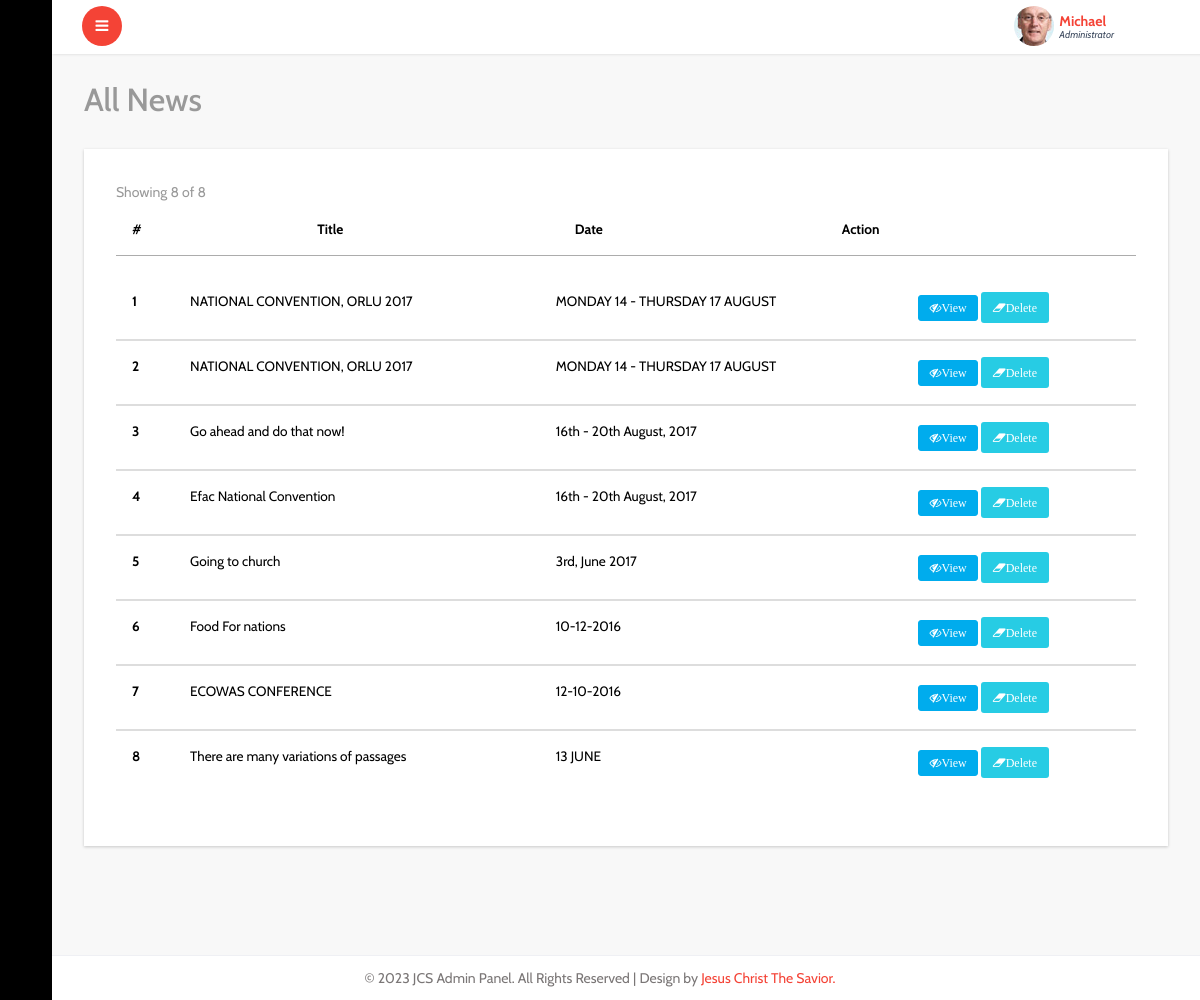
Page /admin/all-events.php (signed in) on the committed database.
### tables this page shows
CREATE TABLE `events` (
  `id` int(11) NOT NULL,
  `title` varchar(60) NOT NULL,
  `detail` varchar(500) NOT NULL,
  `date` varchar(60) NOT NULL,
  `time` varchar(30) NOT NULL,
  `venue` varchar(120) NOT NULL,
  `phone` varchar(13) NOT NULL
);

### idiorm.php (called while the page is built, shortened)
<?php
    class ORM implements ArrayAccess {
        protected static $_default_config = array(
            'connection_string' => 'sqlite::memory:',
            'id_column' => 'id',
            'id_column_overrides' => array(),
            'error_mode' => PDO::ERRMODE_EXCEPTION,
            'username' => null,
            'password' => null,
            'driver_options' => null,
            'identifier_quote_character' => null,
            'limit_clause_style' => null,
            'logging' => false,
            'logger' => null,
            'caching' => false,
            'caching_auto_clear' => false,
            'return_result_sets' => false,
        );
        protected static $_config = array();
        protected static $_db = array();
        protected static $_last_statement = null;
        protected $_connection_name;
        protected $_table_name;
        protected $_values = array();
        protected $_result_columns = array('*');
        protected $_join_sources = array();
        protected $_order_by = array();
        protected $_group_by = array();
        public static function configure($key, $value = null, $connection_name = self::DEFAULT_CONNECTION) {
            if (is_array($key)) {
                foreach ($key as $conf_key => $conf_value) {
                    self::configure($conf_key, $conf_value, $connection_name);
                }
            } else {
                if (is_null($value)) {
                    $value = $key;
                    $key = 'connection_string';
                }
                self::$_config[$connection_name][$key] = $value;
            }
        }
        public static function for_table($table_name, $connection_name = self::DEFAULT_CONNECTION) {
            return new self($table_name, array(), $connection_name);
        }
        protected static function _setup_db_config($connection_name) {
            if (!array_key_exists($connection_name, self::$_config)) {
                self::$_config[$connection_name] = self::$_default_config;
            }
        }
        public static function set_db($db, $connection_name = self::DEFAULT_CONNECTION) {
            self::$_db[$connection_name] = $db;
        }
        protected static function _setup_identifier_quote_character($connection_name) {
            if (is_null(self::$_config[$connection_name]['identifier_quote_character'])) {
                self::$_config[$connection_name]['identifier_quote_character'] =
                    self::_detect_identifier_quote_character($connection_name);
            }
        }
        public static function _setup_limit_clause_style($connection_name) {
            if (is_null(self::$_config[$connection_name]['limit_clause_style'])) {
                self::$_config[$connection_name]['limit_clause_style'] =
                    self::_detect_limit_clause_style($connection_name);
            }
        }
        protected static function _detect_identifier_quote_character($connection_name) {
            switch(self::get_db($connection_name)->getAttribute(PDO::ATTR_DRIVER_NAME)) {
                case 'mysql':
                case 'sqlite':
                case 'sqlite2':
                default:
                    return '`';
            }
        }
        protected static function _detect_limit_clause_style($connection_name) {
            switch(self::get_db($connection_name)->getAttribute(PDO::ATTR_DRIVER_NAME)) {
                default:
                    return ORM::LIMIT_STYLE_LIMIT;
            }
        }
        public static function get_db($connection_name = self::DEFAULT_CONNECTION) {
            return self::$_db[$connection_name];
        }
        public static function get_last_statement() {
            return self::$_last_statement;
        }
        protected static function _execute($query, $parameters = array(), $connection_name = self::DEFAULT_CONNECTION) {
            $statement = self::get_db($connection_name)->prepare($query);
            self::$_last_statement = $statement;
            $time = microtime(true);
            $q = $statement->execute();
            return $q;
        }
        protected static function _log_query($query, $parameters, $connection_name, $query_time) {
            if (!self::$_config[$connection_name]['logging']) {
                return false;
            }
            return true;
        }
        protected function __construct($table_name, $data = array(), $connection_name = self::DEFAULT_CONNECTION) {
            $this->_table_name = $table_name;
            $this->_connection_name = $connection_name;
        }
        public function find_array() {
            return $this->_run();
        }
        protected function _build_select() {
            return $this->_join_if_not_empty(" ", array(
                $this->_build_select_start(),
                $this->_build_join(),
                $this->_build_where(),
                $this->_build_group_by(),
                $this->_build_having(),
                $this->_build_order_by(),
                $this->_build_limit(),
                $this->_build_offset(),
            ));
        }
        protected function _build_select_start() {
            $fragment = 'SELECT ';
            $result_columns = join(', ', $this->_result_columns);
            $fragment .= "{$result_columns} FROM " . $this->_quote_identifier($this->_table_name);
            return $fragment;
        }
        protected function _build_join() {
            if (count($this->_join_sources) === 0) {
                return '';
            }
            return join(" ", $this->_join_sources);
        }
        protected function _build_where() {
            return $this->_build_conditions('where');
        }
        protected function _build_having() {
            return $this->_build_conditions('having');
        }
        protected function _build_group_by() {
            if (count($this->_group_by) === 0) {
                return '';
            }
            return "GROUP BY " . join(", ", $this->_group_by);
        }
        protected function _build_conditions($type) {
            $conditions_class_property_name = "_{$type}_conditions";
            if (count($this->$conditions_class_property_name) === 0) {
                return '';
            }
            $conditions = array();
            return strtoupper($type) . " " . join(" AND ", $conditions);
        }
        protected function _build_order_by() {
            if (count($this->_order_by) === 0) {
                return '';
            }
            return "ORDER BY " . join(", ", $this->_order_by);
        }
        protected function _build_limit() {
            $fragment = '';
            return $fragment;
        }
        protected function _build_offset() {
            return '';
        }
        protected function _join_if_not_empty($glue, $pieces) {
            $filtered_pieces = array();
            foreach ($pieces as $piece) {
                if (is_string($piece)) {
                    $piece = trim($piece);
                }
                if (!empty($piece)) {
                    $filtered_pieces[] = $piece;
                }
            }
            return join($glue, $filtered_pieces);
        }
        protected function _quote_one_identifier($identifier) {
            $parts = explode('.', $identifier);
            $parts = array_map(array($this, '_quote_identifier_part'), $parts);
            return join('.', $parts);
        }
        protected function _quote_identifier($identifier) {
            if (is_array($identifier)) {
                $result = array_map(array($this, '_quote_one_identifier'), $identifier);
                return join(', ', $result);
            } else {
                return $this->_quote_one_identifier($identifier);
            }
        }
        protected function _quote_identifier_part($part) {
            $quote_character = self::$_config[$this->_connection_name]['identifier_quote_character'];
            return $quote_character .
                   str_replace($quote_character,
                               $quote_character . $quote_character,
                               $part
                   ) . $quote_character;
        }
        protected function _run() {
            $query = $this->_build_select();
            $caching_enabled = self::$_config[$this->_connection_name]['caching'];
            self::_execute($query, $this->_values, $this->_connection_name);
            $statement = self::get_last_statement();
            $rows = array();
            while ($row = $statement->fetch(PDO::FETCH_ASSOC)) {
                $rows[] = $row;
            }
            $this->_values = array();
            $this->_result_columns = array('*');
            return $rows;
        }
        public function __call($name, $arguments)
        {
            $method = strtolower(preg_replace('/([a-z])([A-Z])/', '$1_$2', $name));
            if (method_exists($this, $method)) {
                return call_user_func_array(array($this, $method), $arguments);
            } else {
                throw new IdiormMethodMissingException("Method $name() does not exist in class " . get_class($this));
            }
        }
    }

### admin/all-events.php (the view, shortened to what this page needs)
<?php include "header.php"; ?>
			<div id="page-wrapper">
				<div class="graphs">
					<h3 class="blank1">All News</h3>
					 <div class="xs tabls">
					 <div class="panel-body1">
					   <table class="table">
					    <thead>
							<tr>
							  <th>#</th>
							  <th>Title</th>
							  <th>Date</th>
							  <th>Action</th>
							</tr>
						  </thead>
						  <tbody>
						   <?php
                                $tbl_name="events";
        $get_posts_tbl = ORM::for_table("$tbl_name")
                 ->find_array();
	$total_pages = count($get_posts_tbl);
	$limit = 10;
	$page = $_GET['page'];
	if($page)
		$start = ($page - 1) * $limit;
	else
		$start = 0;
				$result = $db->prepare("SELECT * FROM events  ORDER BY id DESC LIMIT $start, $limit");
				$result->execute();
	$next = $page + 1;
	$lastpage = ceil($total_pages/$limit);
	 ?>
                            <span class="text-muted m-r-sm">Showing
                                 <?php if($lastpage == $next-1):?>
                                    <?=$total_pages?>
                                <?php else:?>
                                <?=$page * $limit?>
                            <?php endif;?>
                                of <?=$total_pages?>
                                        </span>
			    </div>
               </div>
                <table class="table">
                      <?php
				for($i=1; $row = $result->fetch(); $i++){
               ?>
							<tr>
							  <th scope="row"><?php echo $i; ?></th>
							  <td><?php echo $row['title']; ?></td>
							  <td><?php echo $row['date']; ?></td>
							  <td>
							    <a href="../event-detail.php?id=<?=$row['id'] ?>" target="_blank" class="fa fa-eye-slash btn btn-xs btn-primary">View</a>
                                <a href="deleteevent.php?id=<?=$row['id'] ?>" class="fa fa-eraser btn btn-xs btn-success warning_4 delbtn" >Delete</a>
							  </td>
							</tr>
							 <?php } ?>
						</table>
						</div>
						</div>
				</div>
		<?php include "footer.php"; ?>

### rows in the picture
events: title "NATIONAL CONVENTION, ORLU 2017", date "MONDAY 14 - THURSDAY 17 AUGUST"
events: title "NATIONAL CONVENTION, ORLU 2017", date "MONDAY 14 - THURSDAY 17 AUGUST"
events: title "Go ahead and do that now!", date "16th - 20th August, 2017"
events: title "Efac National Convention", date "16th - 20th August, 2017"
events: title "Going to church", date "3rd, June 2017"
events: title "Food For nations", date "10-12-2016"
events: title "ECOWAS CONFERENCE", date "12-10-2016"
events: title "There are many variations of passages", date "13 JUNE"

### other values in the picture
$total_pages "8"
